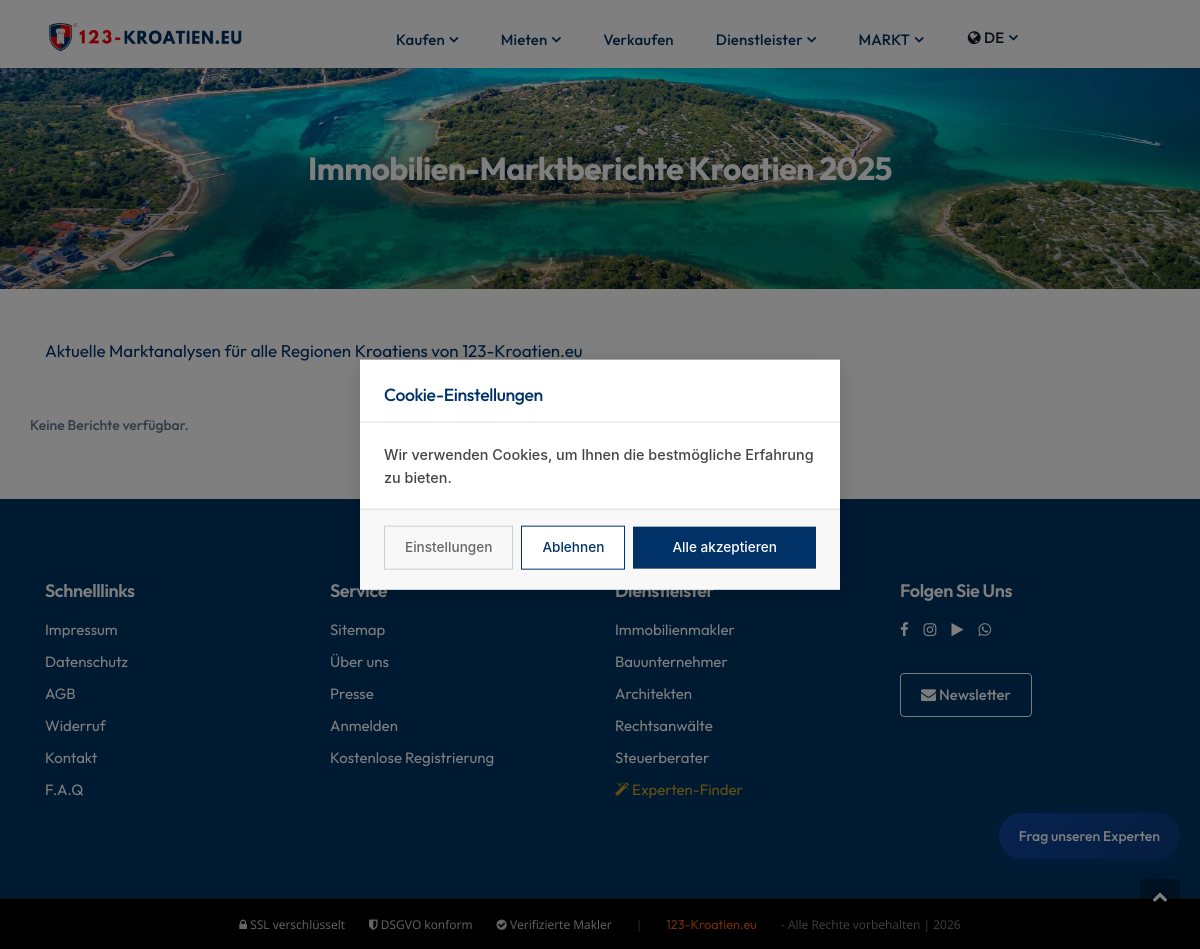
The app's page /ge/kroatien/marktberichte/ with its own data.
### pages/models.py (models this page shows)
class Translation(models.Model):
    PAGES = (
        ('home', 'home'),
        ('about', 'about'),
        ('listings', 'listings'),
        ('property details', 'property details'),
        ('blog', 'blog'),
        ('blog details', 'blog details'),
        ('contact', 'contact'),
        ('privacy', 'privacy'),
        ('navbar', 'navbar'),
        ('add-property', 'add-property'),
        ('profile', 'profile'),
        ('footer', 'footer'),
        ('login', 'login'),
        ('signup', 'signup'),
        ('faq', 'faq'),
        ('forget-password', 'forget-password'),
        ('reset-password', 'reset-password')
    )
    name = models.CharField(max_length=255, unique=True)
    page = models.CharField(max_length=50, choices=PAGES)
    english_content = models.TextField(blank=True)
    german_content = models.TextField(blank=True)
    french_content = models.TextField(blank=True)
    greek_content = models.TextField(blank=True)
    croatian_content = models.TextField(blank=True)
    polish_content = models.TextField(blank=True)
    czech_content = models.TextField(blank=True)
    russian_content = models.TextField(blank=True)
    swedish_content = models.TextField(blank=True)
    norway_content = models.TextField(blank=True)
    slovak_content = models.TextField(blank=True)
    dutch_content = models.TextField(blank=True)
    class Meta:
        ordering = ['name']

### main/content_views.py (the view)
def market_report_list(request, country):
    lang = get_lang_from_request(request, country)
    reports = get_market_reports(lang)
    country_name = COUNTRY_NAMES.get(lang, 'kroatien')
    trans = TRANSLATIONS.get(lang, TRANSLATIONS['ge'])
    url_paths = URL_PATHS.get(lang, URL_PATHS['ge'])
    return render(request, 'main/market_report_list.html', {
        'reports': reports,
        'country_name': country_name,
        'lang': lang,
        'trans': trans,
        'url_paths': url_paths
    })

### templates/main/market_report_list.html
{% extends 'include/base.html' %}
{% load static %}
{% block body %}
<div class="faqHeaderBg bg-theme-overlay">
  <section class="section__breadcrumb">
    <div class="container">
      <div class="row d-flex justify-content-center">
        <div class="col-md-8 text-center">
          <h1 class="text-white" style="font-weight: bold; font-size: 2rem">
            {{ trans.title }}
          </h1>
        </div>
      </div>
    </div>
  </section>
</div>
<section class="bg-white py-5">
  <div class="container">
    <p class="lead mb-5" style="color: #003167;">{{ trans.subtitle }}</p>
    <div class="row">
      {% for report in reports %}
      <div class="col-md-4 mb-4">
        <div class="card h-100" style="border-color: #003167;">
          <div class="card-body">
            <h5 class="card-title" style="color: #003167;">{{ report.region_name }}</h5>
            <p class="card-text text-muted">{{ trans.report_label }} {{ report.year }}</p>
            <a href="/{{ lang }}/{{ country_name }}/{{ url_paths.reports }}/{{ report.region }}/{{ report.year }}/" class="btn" style="background-color: #c41e3a; color: white;">
              {{ trans.read_more }}
            </a>
          </div>
        </div>
      </div>
      {% empty %}
      <p>Keine Berichte verfügbar.</p>
      {% endfor %}
    </div>
  </div>
</section>
{% endblock %}

### templates/include/base.html (shortened to what this page needs)
<!DOCTYPE html>
{% load static %}
{% load i18n %}
<html>
<head>
    <link href="{% static 'css/styles.css' %}" rel="stylesheet" type="text/css">
    <link href="{% static 'css/custom.css' %}" rel="stylesheet" type="text/css">
    <link href="{% static 'css/modern-theme.css' %}" rel="stylesheet" type="text/css">
    <link rel="stylesheet" href="https://cdnjs.cloudflare.com/ajax/libs/font-awesome/4.7.0/css/font-awesome.min.css">
</head>
<body>
        <nav class="navbar navbar-nav navbar-hover navbar-expand-lg navbar-soft">
            <div class="container">
                <a class="navbar-brand" href="/">
                    <img src="{% static 'images/logo-black2.png' %}" alt="logo" class="img-fluid" style="width: 270px;">
                </a>
                <div class="collapse navbar-collapse" id="main_nav99">
                    <ul class="navbar-nav mx-auto">
                        <li class="nav-item dropdown">
                            <a class="nav-link active dropdown-toggle" href="" data-toggle="dropdown">{{ nav_buy }}</a>
                        </li>
                        <li class="nav-item dropdown">
                            <a class="nav-link active dropdown-toggle" href="" data-toggle="dropdown">{{ nav_rent }}</a>
                        </li>
                        <li class="nav-item">
                            <a class="nav-link active" href="{% url 'main:owner' %}">{{ nav_sell }}</a>
                        </li>
                        <li class="nav-item dropdown">
                            <a class="nav-link active dropdown-toggle" href="#" data-toggle="dropdown">{{ nav_services }}</a>
                        </li>
                        <li class="nav-item dropdown">
                            <a class="nav-link active dropdown-toggle" href="#" data-toggle="dropdown">{{ nav_market }}</a>
                        </li>
                        <li class="nav-item dropdown">
                            <a class="nav-link dropdown-toggle" href="#" data-toggle="dropdown">
                                <i class="fa fa-globe"></i> {% if language == 'ge' %}DE{% elif language == 'en' %}EN{% elif language == 'hr' %}HR{% elif language == 'fr' %}FR{% elif language == 'pl' %}PL{% elif language == 'cz' %}CZ{% elif language == 'ru' %}RU{% elif language == 'gr' %}GR{% elif language == 'sw' %}SW{% elif language == 'no' %}NO{% elif language == 'sk' %}SK{% elif language == 'nl' %}NL{% else %}DE{% endif %}
                            </a>
                        </li>
                    </ul>
                </div>
            </div>
        </nav>
        {% block body %}
        {% endblock body%}
        {% include 'include/footer.html' %}
        <a href="javascript:" id="return-to-top"><i class="fa fa-chevron-up"></i></a>
        {% include "chatbot_widget.html" %}
    {% include "include/cookie_banner.html" %}
    </body>
</html>

### templates/include/footer.html
{% load static %}
<footer>
    <div class="myFooterBg wrapper__footer">
        <div class="container">
            <div class="row">
                <div class="col-md-3">
                    <div class="widget__footer">
                        <h4 class="footer-title">{{Quick_Links}}</h4>
                        <ul class="list-unstyled footer-links">
                            <li><a href="{% url 'main:imprint' %}" class="text-white">{{Imprint}}</a></li>
                            <li><a href="{% url 'main:data-protection' %}" class="text-white">{{PrivacyPolicy}}</a></li>
                            <li><a href="{% url 'main:agb' %}" class="text-white">{{TermsConditions}}</a></li>
                            <li><a href="{% url 'main:cancellation-policy' %}" class="text-white">{{Withdrawal}}</a></li>
                            <li><a href="{% url 'main:contact' %}" class="text-white">{{Contact}}</a></li>
                            <li><a href="{% url 'main:faq' %}" class="text-white">{{nav_faq}}</a></li>
                        </ul>
                    </div>
                </div>
                <div class="col-md-3">
                    <div class="widget__footer">
                        <h4 class="footer-title">{{Service}}</h4>
                        <ul class="list-unstyled footer-links">
                            <li><a href="{% url 'main:sitemap' %}" class="text-white">{{Sitemap}}</a></li>
                            <li><a href="{% url 'main:about' %}" class="text-white">{{ nav_about }}</a></li>
                            <li><a href="{% url 'main:blog-single-1' %}" class="text-white">{{Press}}</a></li>
                            {% if user.is_authenticated %}
                            <li><a href="#" class="text-white"><i class="fa fa-user"></i> {{ user.username }}</a></li>
                            {% if user.is_authenticated %}
                            {% if user.professional.professional_type == 'real_estate_agent' or user.professional.professional_type == 'construction_company' %}<li><a href="{% url 'main:makler_dashboard' %}" class="text-white"><i class="fa fa-building"></i> Makler-Portal</a></li>{% elif user.professional %}<li><a href="{% url 'professional_portal:dashboard' %}" class="text-white"><i class="fa fa-briefcase"></i> Mein Portal</a></li>{% endif %}
                            {% endif %}
                            <li><a href="{% url 'account:logout' %}" class="text-white">{{ nav_logout }}</a></li>
                            {% else %}
                            <li><a href="{% url 'account:login' %}" class="text-white">{{Login}}</a></li>
                            <li><a href="{% if language == 'hr' %}/hr/hrvatska/postanite-partner/{% else %}/ge/kroatien/partner-werden/{% endif %}" class="text-white">{{FreeRegistration}}</a></li>
                            {% endif %}
                        </ul>
                    </div>
                </div>
                <div class="col-md-3">
                    <div class="widget__footer">
                        <h4 class="footer-title">{{footer_services}}</h4>
                        <ul class="list-unstyled footer-links">
                            <li><a href="/{{ language }}/{{ country_name }}/{{ url_realtor }}/" class="text-white">{{dropdown_realtor}}</a></li>
                            <li><a href="/{{ language }}/{{ country_name }}/{{ url_contractor }}/" class="text-white">{{dropdown_contractor}}</a></li>
                            <li><a href="/{{ language }}/{{ country_name }}/{{ url_architect }}/" class="text-white">{{dropdown_architect}}</a></li>
                            <li><a href="/{{ language }}/{{ country_name }}/{{ url_lawyer }}/" class="text-white">{{dropdown_lawyer}}</a></li>
                            <li><a href="/{{ language }}/{{ country_name }}/{{ url_tax_advisor }}/" class="text-white">{{dropdown_tax_advisor}}</a></li>
                            <li><a href="/{{ language }}/{{ url_experten_finder }}/" class="text-white" style="color:#c9a227 !important;"><i class="fa fa-magic"></i> {{ experten_finder_label }}</a></li>
                        </ul>
                    </div>
                </div>
                <div class="col-md-3">
                    <div class="widget__footer">
                        <h4 class="footer-title">{{follow_us}}</h4>
                        <div class="social-icons-row">
                            <a href="https://facebook.com" target="_blank"><i class="fa fa-facebook"></i></a>
                            <a href="https://instagram.com" target="_blank"><i class="fa fa-instagram"></i></a>
                            <a href="https://tiktok.com" target="_blank"><i class="fa fa-play"></i></a>
                            <a href="https://whatsapp.com" target="_blank"><i class="fa fa-whatsapp"></i></a>
                        </div>
                        <a href="{% url 'main:contact' %}?newsletter=1" class="btn btn-outline-light btn-sm mt-3">
                            <i class="fa fa-envelope"></i> {{newsletter}}
                        </a>
                    </div>
                </div>
            </div>
        </div>
    </div>
    <div class="bg__footer-bottom-v1">
        <div class="container">
            <div class="row" align="center">
                <div class="col-md-12">
                    <div style="display: flex; justify-content: center; align-items: center; flex-wrap: wrap; gap: 1.5rem; font-size: 0.8rem;"><span style="color: rgba(255,255,255,0.8);"><i class="fa fa-lock"></i> SSL verschlüsselt</span><span style="color: rgba(255,255,255,0.8);"><i class="fa fa-shield"></i> DSGVO konform</span><span style="color: rgba(255,255,255,0.8);"><i class="fa fa-check-circle"></i> Verifizierte Makler</span><span style="color: rgba(255,255,255,0.4);">|</span><a href="#" style="color: #E41F0E;">123-Kroatien.eu</a><span style="color: rgba(255,255,255,0.5);"> - Alle Rechte vorbehalten | 2026</span></div>
                </div>
            </div>
        </div>
    </div>
</footer>

### templates/chatbot_widget.html (shortened to what this page needs)
<div id="chatbot-widget">
    <button id="chatbot-toggle" onclick="toggleChatbot()">{{chatbot_button_text}}</button>
</div>

### records on screen
Translation: german_content "Kaufen"
Translation: german_content "Mieten"
Translation: german_content "Verkaufen"
Translation: german_content "Dienstleister"
Translation: german_content "MARKT"
Translation: german_content "Schnelllinks"
Translation: german_content "Impressum"
Translation: german_content "Datenschutz"
Translation: german_content "AGB"
Translation: german_content "Widerruf"
Translation: german_content "Kontakt"
Translation: german_content "F.A.Q"
Translation: german_content "Service"
Translation: german_content "Sitemap"
Translation: german_content "Über uns"
Translation: german_content "Presse"
Translation: german_content "Anmelden"
Translation: german_content "Kostenlose Registrierung"
Translation: german_content "Dienstleister"
Translation: german_content "Immobilienmakler"
Translation: german_content "Bauunternehmer"
Translation: german_content "Architekten"
Translation: german_content "Rechtsanwälte"
Translation: german_content "Steuerberater"
Translation: german_content "Folgen Sie Uns"
Translation: german_content "Newsletter"
Translation: german_content "Frag unseren Experten"

### other values on screen
{{ trans.title }} "Immobilien-Marktberichte Kroatien 2025"
{{ trans.subtitle }} "Aktuelle Marktanalysen für alle Regionen Kroatiens von 123-Kroatien.eu"
{{ experten_finder_label }} "Experten-Finder"
{{ cookie_title }} "Cookie-Einstellungen"
{{ cookie_text }} "Wir verwenden Cookies, um Ihnen die bestmögliche Erfahrung zu bieten."
{{ cookie_settings }} "Einstellungen"
{{ cookie_reject }} "Ablehnen"
{{ cookie_accept }} "Alle akzeptieren"
